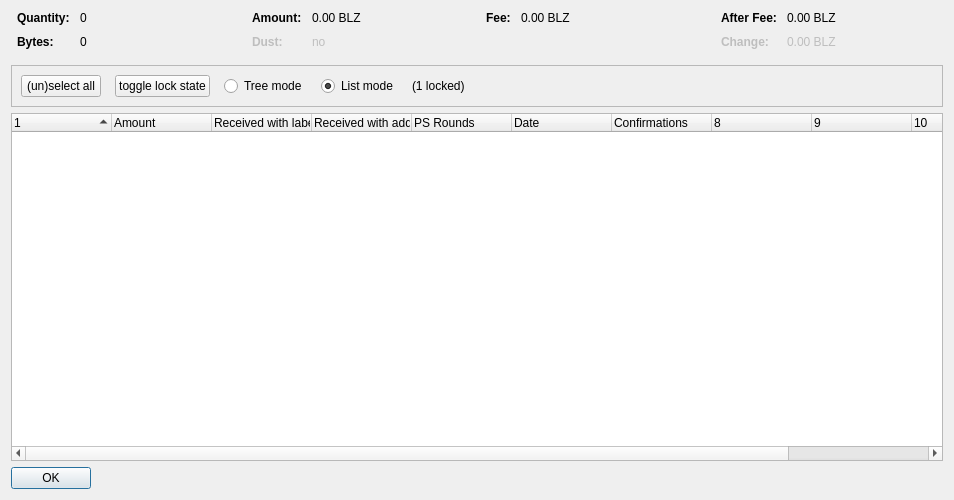
<?xml version="1.0" encoding="UTF-8"?>
<ui version="4.0">
 <class>CoinControlDialog</class>
 <widget class="QDialog" name="CoinControlDialog">
  <property name="geometry">
   <rect>
    <x>0</x>
    <y>0</y>
    <width>954</width>
    <height>500</height>
   </rect>
  </property>
  <property name="windowTitle">
   <string>Coin Selection</string>
  </property>
  <layout class="QVBoxLayout" name="verticalLayout">
   <item>
    <layout class="QHBoxLayout" name="horizontalLayoutTop" stretch="0,0,0,0">
     <property name="topMargin">
      <number>0</number>
     </property>
     <property name="bottomMargin">
      <number>10</number>
     </property>
     <item>
      <layout class="QFormLayout" name="formLayoutCoinControl1">
       <property name="horizontalSpacing">
        <number>10</number>
       </property>
       <property name="verticalSpacing">
        <number>10</number>
       </property>
       <property name="leftMargin">
        <number>6</number>
       </property>
       <property name="rightMargin">
        <number>6</number>
       </property>
       <item row="0" column="0">
        <widget class="QLabel" name="labelCoinControlQuantityText">
         <property name="font">
          <font>
           <weight>75</weight>
           <bold>true</bold>
          </font>
         </property>
         <property name="text">
          <string>Quantity:</string>
         </property>
        </widget>
       </item>
       <item row="0" column="1">
        <widget class="QLabel" name="labelCoinControlQuantity">
         <property name="cursor">
          <cursorShape>IBeamCursor</cursorShape>
         </property>
         <property name="contextMenuPolicy">
          <enum>Qt::ActionsContextMenu</enum>
         </property>
         <property name="text">
          <string notr="true">0</string>
         </property>
         <property name="textInteractionFlags">
          <set>Qt::LinksAccessibleByMouse|Qt::TextSelectableByKeyboard|Qt::TextSelectableByMouse</set>
         </property>
        </widget>
       </item>
       <item row="1" column="0">
        <widget class="QLabel" name="labelCoinControlBytesText">
         <property name="font">
          <font>
           <weight>75</weight>
           <bold>true</bold>
          </font>
         </property>
         <property name="text">
          <string>Bytes:</string>
         </property>
        </widget>
       </item>
       <item row="1" column="1">
        <widget class="QLabel" name="labelCoinControlBytes">
         <property name="cursor">
          <cursorShape>IBeamCursor</cursorShape>
         </property>
         <property name="contextMenuPolicy">
          <enum>Qt::ActionsContextMenu</enum>
         </property>
         <property name="text">
          <string notr="true">0</string>
         </property>
         <property name="textInteractionFlags">
          <set>Qt::LinksAccessibleByMouse|Qt::TextSelectableByKeyboard|Qt::TextSelectableByMouse</set>
         </property>
        </widget>
       </item>
      </layout>
     </item>
     <item>
      <layout class="QFormLayout" name="formLayoutCoinControl2">
       <property name="horizontalSpacing">
        <number>10</number>
       </property>
       <property name="verticalSpacing">
        <number>10</number>
       </property>
       <property name="leftMargin">
        <number>6</number>
       </property>
       <property name="rightMargin">
        <number>6</number>
       </property>
       <item row="0" column="0">
        <widget class="QLabel" name="labelCoinControlAmountText">
         <property name="font">
          <font>
           <weight>75</weight>
           <bold>true</bold>
          </font>
         </property>
         <property name="text">
          <string>Amount:</string>
         </property>
        </widget>
       </item>
       <item row="0" column="1">
        <widget class="QLabel" name="labelCoinControlAmount">
         <property name="cursor">
          <cursorShape>IBeamCursor</cursorShape>
         </property>
         <property name="contextMenuPolicy">
          <enum>Qt::ActionsContextMenu</enum>
         </property>
         <property name="text">
          <string notr="true">0.00 BLZ</string>
         </property>
         <property name="textInteractionFlags">
          <set>Qt::LinksAccessibleByMouse|Qt::TextSelectableByKeyboard|Qt::TextSelectableByMouse</set>
         </property>
        </widget>
       </item>
       <item row="1" column="0">
        <widget class="QLabel" name="labelCoinControlLowOutputText">
         <property name="enabled">
          <bool>false</bool>
         </property>
         <property name="font">
          <font>
           <weight>75</weight>
           <bold>true</bold>
          </font>
         </property>
         <property name="text">
          <string>Dust:</string>
         </property>
        </widget>
       </item>
       <item row="1" column="1">
        <widget class="QLabel" name="labelCoinControlLowOutput">
         <property name="enabled">
          <bool>false</bool>
         </property>
         <property name="cursor">
          <cursorShape>IBeamCursor</cursorShape>
         </property>
         <property name="contextMenuPolicy">
          <enum>Qt::ActionsContextMenu</enum>
         </property>
         <property name="text">
          <string notr="true">no</string>
         </property>
         <property name="textInteractionFlags">
          <set>Qt::LinksAccessibleByMouse|Qt::TextSelectableByKeyboard|Qt::TextSelectableByMouse</set>
         </property>
        </widget>
       </item>
      </layout>
     </item>
     <item>
      <layout class="QFormLayout" name="formLayoutCoinControl3">
       <property name="horizontalSpacing">
        <number>10</number>
       </property>
       <property name="verticalSpacing">
        <number>10</number>
       </property>
       <property name="leftMargin">
        <number>6</number>
       </property>
       <property name="rightMargin">
        <number>6</number>
       </property>
       <item row="0" column="0">
        <widget class="QLabel" name="labelCoinControlFeeText">
         <property name="font">
          <font>
           <weight>75</weight>
           <bold>true</bold>
          </font>
         </property>
         <property name="text">
          <string>Fee:</string>
         </property>
        </widget>
       </item>
       <item row="0" column="1">
        <widget class="QLabel" name="labelCoinControlFee">
         <property name="cursor">
          <cursorShape>IBeamCursor</cursorShape>
         </property>
         <property name="contextMenuPolicy">
          <enum>Qt::ActionsContextMenu</enum>
         </property>
         <property name="text">
          <string notr="true">0.00 BLZ</string>
         </property>
         <property name="textInteractionFlags">
          <set>Qt::LinksAccessibleByMouse|Qt::TextSelectableByKeyboard|Qt::TextSelectableByMouse</set>
         </property>
        </widget>
       </item>
      </layout>
     </item>
     <item>
      <layout class="QFormLayout" name="formLayoutCoinControl4">
       <property name="horizontalSpacing">
        <number>10</number>
       </property>
       <property name="verticalSpacing">
        <number>10</number>
       </property>
       <property name="leftMargin">
        <number>6</number>
       </property>
       <property name="rightMargin">
        <number>6</number>
       </property>
       <item row="0" column="0">
        <widget class="QLabel" name="labelCoinControlAfterFeeText">
         <property name="font">
          <font>
           <weight>75</weight>
           <bold>true</bold>
          </font>
         </property>
         <property name="text">
          <string>After Fee:</string>
         </property>
        </widget>
       </item>
       <item row="0" column="1">
        <widget class="QLabel" name="labelCoinControlAfterFee">
         <property name="cursor">
          <cursorShape>IBeamCursor</cursorShape>
         </property>
         <property name="contextMenuPolicy">
          <enum>Qt::ActionsContextMenu</enum>
         </property>
         <property name="text">
          <string notr="true">0.00 BLZ</string>
         </property>
         <property name="textInteractionFlags">
          <set>Qt::LinksAccessibleByMouse|Qt::TextSelectableByKeyboard|Qt::TextSelectableByMouse</set>
         </property>
        </widget>
       </item>
       <item row="1" column="0">
        <widget class="QLabel" name="labelCoinControlChangeText">
         <property name="enabled">
          <bool>false</bool>
         </property>
         <property name="font">
          <font>
           <weight>75</weight>
           <bold>true</bold>
          </font>
         </property>
         <property name="text">
          <string>Change:</string>
         </property>
        </widget>
       </item>
       <item row="1" column="1">
        <widget class="QLabel" name="labelCoinControlChange">
         <property name="enabled">
          <bool>false</bool>
         </property>
         <property name="cursor">
          <cursorShape>IBeamCursor</cursorShape>
         </property>
         <property name="contextMenuPolicy">
          <enum>Qt::ActionsContextMenu</enum>
         </property>
         <property name="text">
          <string notr="true">0.00 BLZ</string>
         </property>
         <property name="textInteractionFlags">
          <set>Qt::LinksAccessibleByMouse|Qt::TextSelectableByKeyboard|Qt::TextSelectableByMouse</set>
         </property>
        </widget>
       </item>
      </layout>
     </item>
    </layout>
   </item>
   <item>
    <widget class="QFrame" name="frame">
     <property name="minimumSize">
      <size>
       <width>0</width>
       <height>40</height>
      </size>
     </property>
     <property name="frameShape">
      <enum>QFrame::StyledPanel</enum>
     </property>
     <property name="frameShadow">
      <enum>QFrame::Sunken</enum>
     </property>
     <layout class="QHBoxLayout" name="horizontalLayout">
      <item>
       <layout class="QHBoxLayout" name="horizontalLayoutPanel" stretch="0,0,0,0,0,0">
        <property name="spacing">
         <number>14</number>
        </property>
        <item>
         <widget class="QPushButton" name="pushButtonSelectAll">
          <property name="sizePolicy">
           <sizepolicy hsizetype="Maximum" vsizetype="Fixed">
            <horstretch>0</horstretch>
            <verstretch>0</verstretch>
           </sizepolicy>
          </property>
          <property name="text">
           <string>(un)select all</string>
          </property>
          <property name="autoDefault">
           <bool>false</bool>
          </property>
         </widget>
        </item>
        <item>
         <widget class="QPushButton" name="pushButtonToggleLock">
          <property name="sizePolicy">
           <sizepolicy hsizetype="Maximum" vsizetype="Fixed">
            <horstretch>0</horstretch>
            <verstretch>0</verstretch>
           </sizepolicy>
          </property>
          <property name="text">
           <string>toggle lock state</string>
          </property>
          <property name="autoDefault">
           <bool>false</bool>
          </property>
         </widget>
        </item>
        <item>
         <widget class="QRadioButton" name="radioTreeMode">
          <property name="sizePolicy">
           <sizepolicy hsizetype="Maximum" vsizetype="Fixed">
            <horstretch>0</horstretch>
            <verstretch>0</verstretch>
           </sizepolicy>
          </property>
          <property name="text">
           <string>Tree mode</string>
          </property>
         </widget>
        </item>
        <item>
         <widget class="QRadioButton" name="radioListMode">
          <property name="sizePolicy">
           <sizepolicy hsizetype="Maximum" vsizetype="Fixed">
            <horstretch>0</horstretch>
            <verstretch>0</verstretch>
           </sizepolicy>
          </property>
          <property name="text">
           <string>List mode</string>
          </property>
          <property name="checked">
           <bool>true</bool>
          </property>
         </widget>
        </item>
        <item>
         <widget class="QLabel" name="labelLocked">
          <property name="text">
           <string>(1 locked)</string>
          </property>
         </widget>
        </item>
        <item>
         <spacer name="horizontalSpacer">
          <property name="orientation">
           <enum>Qt::Horizontal</enum>
          </property>
          <property name="sizeHint" stdset="0">
           <size>
            <width>40</width>
            <height>20</height>
           </size>
          </property>
         </spacer>
        </item>
       </layout>
      </item>
     </layout>
    </widget>
   </item>
   <item>
    <widget class="CoinControlTreeWidget" name="treeWidget">
     <property name="contextMenuPolicy">
      <enum>Qt::CustomContextMenu</enum>
     </property>
     <property name="sortingEnabled">
      <bool>false</bool>
     </property>
     <property name="columnCount">
      <number>11</number>
     </property>
     <attribute name="headerShowSortIndicator" stdset="0">
      <bool>true</bool>
     </attribute>
     <attribute name="headerStretchLastSection">
      <bool>false</bool>
     </attribute>
     <column>
      <property name="text">
       <string/>
      </property>
     </column>
     <column>
      <property name="text">
       <string>Amount</string>
      </property>
     </column>
     <column>
      <property name="text">
       <string>Received with label</string>
      </property>
     </column>
     <column>
      <property name="text">
       <string>Received with address</string>
      </property>
     </column>
     <column>
      <property name="text">
       <string>PS Rounds</string>
      </property>
     </column>
     <column>
      <property name="text">
       <string>Date</string>
      </property>
     </column>
     <column>
      <property name="text">
       <string>Confirmations</string>
      </property>
      <property name="toolTip">
       <string>Confirmed</string>
      </property>
     </column>
     <column>
      <property name="text">
       <string/>
      </property>
     </column>
     <column>
      <property name="text">
       <string/>
      </property>
     </column>
     <column>
      <property name="text">
       <string/>
      </property>
     </column>
     <column>
      <property name="text">
       <string/>
      </property>
     </column>
    </widget>
   </item>
   <item>
    <widget class="QDialogButtonBox" name="buttonBox">
     <property name="sizePolicy">
      <sizepolicy hsizetype="Maximum" vsizetype="Fixed">
       <horstretch>0</horstretch>
       <verstretch>0</verstretch>
      </sizepolicy>
     </property>
     <property name="orientation">
      <enum>Qt::Horizontal</enum>
     </property>
     <property name="standardButtons">
      <set>QDialogButtonBox::Ok</set>
     </property>
    </widget>
   </item>
  </layout>
 </widget>
 <customwidgets>
  <customwidget>
   <class>CoinControlTreeWidget</class>
   <extends>QTreeWidget</extends>
   <header>coincontroltreewidget.h</header>
  </customwidget>
 </customwidgets>
 <resources/>
 <connections/>
</ui>
